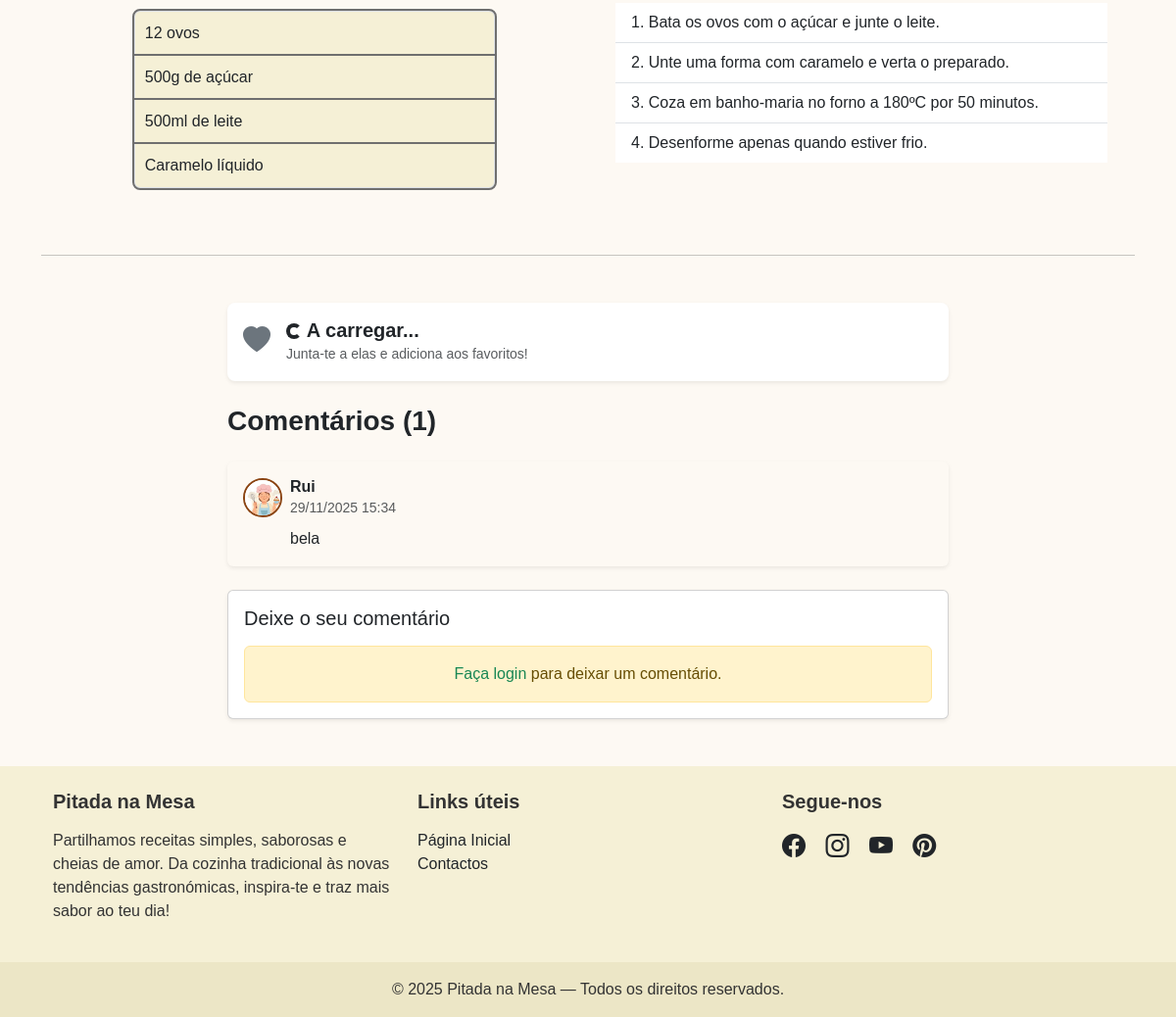
The page /receita.php?id=45 (lower part) on the database as committed earlier.
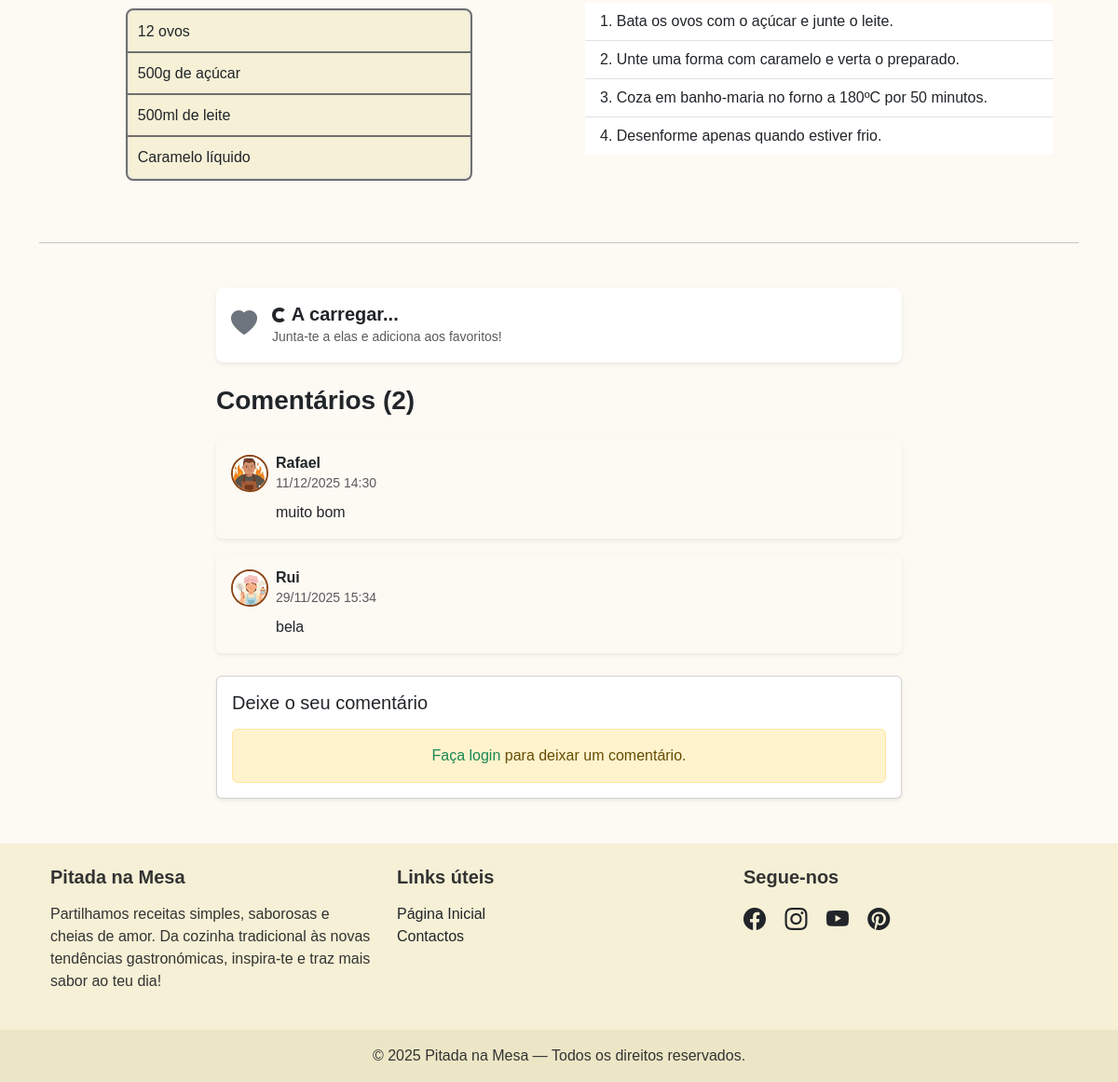
The same page on the database as committed later.
### tables this page shows
CREATE TABLE IF NOT EXISTS `ingredientes` (
  `id` int NOT NULL AUTO_INCREMENT,
  `id_receita` int NOT NULL,
  `nome` varchar(255) NOT NULL,
  PRIMARY KEY (`id`)
);

CREATE TABLE IF NOT EXISTS `preparacao` (
  `id` int NOT NULL AUTO_INCREMENT,
  `id_receita` int NOT NULL,
  `passo` text NOT NULL,
  `ordem` int NOT NULL,
  PRIMARY KEY (`id`)
);

CREATE TABLE IF NOT EXISTS `comentarios` (
  `id` int NOT NULL AUTO_INCREMENT,
  `id_receita` int NOT NULL,
  `id_utilizador` int NOT NULL,
  `comentario` text NOT NULL,
  `data_comentario` datetime DEFAULT CURRENT_TIMESTAMP,
  PRIMARY KEY (`id`)
);

CREATE TABLE IF NOT EXISTS `dados_perfil` (
  `id` int NOT NULL AUTO_INCREMENT,
  `id_utilizador` int NOT NULL,
  `idade` int DEFAULT NULL,
  `prato_favorito` varchar(255) DEFAULT NULL,
  `avatar` varchar(50) DEFAULT 'avpadrao.jpg',
  PRIMARY KEY (`id`)
);

CREATE TABLE IF NOT EXISTS `utilizadores` (
  `iduser` int NOT NULL AUTO_INCREMENT,
  `utilizador` varchar(100) NOT NULL,
  `email` varchar(100) NOT NULL,
  `pass` varchar(60) NOT NULL,
  `estado` tinyint(1) DEFAULT '1',
  PRIMARY KEY (`iduser`) USING BTREE,
  UNIQUE KEY `email` (`email`)
);

### receita.php (the view, shortened to what the changed rows need)
<?php
require('includes/connection.php');
$id_receita = $_GET['id'];
$stmtIng = $dbh->prepare("SELECT * FROM ingredientes WHERE id_receita = ?");
$stmtIng->execute([$id_receita]);
$ingredientes = $stmtIng->fetchAll(PDO::FETCH_ASSOC);
$stmtPrep = $dbh->prepare("SELECT * FROM preparacao WHERE id_receita = ? ORDER BY ordem ASC");
$stmtPrep->execute([$id_receita]);
$passos = $stmtPrep->fetchAll(PDO::FETCH_ASSOC);
$sqlComentarios = "
    SELECT c.*, u.utilizador, dp.avatar
    FROM comentarios c
    JOIN utilizadores u ON c.id_utilizador = u.iduser
    LEFT JOIN dados_perfil dp ON u.iduser = dp.id_utilizador
    WHERE c.id_receita = ?
    ORDER BY c.data_comentario DESC
";
$stmtComments = $dbh->prepare($sqlComentarios);
$stmtComments->execute([$id_receita]);
$lista_comentarios = $stmtComments->fetchAll(PDO::FETCH_ASSOC);
?>
<!DOCTYPE html>
<html lang="pt">
<head>
  <link href="css/bootstrap.min.css" rel="stylesheet">
  <link href="css/bootstrap-icons.min.css" rel="stylesheet">
  <link href="css/style.css" rel="stylesheet">
</head>
<body>
<div class="container">
        <div class="container overflow-hidden">
            <div class="row gx-4 py-1 align-items-start">
                <div class="col-12 col-md-6 d-flex flex-column align-items-center">
                    <div class="p-3 w-75 mt-2 mx-auto">
                        <ul class="list-group">
                            <?php foreach($ingredientes as $ing): ?>
                                <li class="list-group-item bg-receita"><?php echo htmlspecialchars($ing['nome']); ?></li>
                            <?php endforeach; ?>
                        </ul>
                    </div>
                </div>
                <div class="col-12 col-md-6">
                    <div class="p-3">
                        <ul class="list-group list-group-flush list-group-numbered">
                            <?php foreach($passos as $passo): ?>
                                <li class="list-group-item"><?php echo htmlspecialchars($passo['passo']); ?></li>
                            <?php endforeach; ?>
                        </ul>
                    </div>
                </div>
            </div>
        </div>
        <div class="row justify-content-center mb-5">
            <div class="col-md-8">
                <div class="d-flex align-items-center mb-4 p-3 rounded-3 shadow-sm" style="background-color: white;">
                    <div class="me-3">
                    </div>
                    <div>
                    </div>
                </div>
                <h3 class="fw-bold mb-4">Comentários (<?php echo count($lista_comentarios); ?>)</h3>
                <div class="mb-4" id="lista-comentarios">
                    <?php if (count($lista_comentarios) > 0): ?>
                        <?php foreach($lista_comentarios as $com): ?>
                            <?php
                                $avatar_final = "imgs/avatar/avpadrao.jpg";
                                $avatar_db = $com['avatar'];
                                if (!empty($avatar_db) && $avatar_db != 'default') {
                                    if (file_exists("imgs/avatar/" . $avatar_db)) {
                                        $avatar_final = "imgs/avatar/" . $avatar_db;
                                    } elseif (file_exists($avatar_db)) {
                                        $avatar_final = $avatar_db;
                                    }
                                }
                            ?>
                            <div class="card mb-3 border-0 shadow-sm comentario-item" style="background-color: rgb(253, 249, 243);">
                                <div class="card-body">
                                    <div class="d-flex align-items-center mb-2">
                                        <img src="<?php echo $avatar_final; ?>" class="rounded-circle me-2" width="40" height="40" style="object-fit: cover; border: 2px solid #8B4513;">
                                        <div>
                                            <h6 class="fw-bold mb-0"><?php echo htmlspecialchars($com['utilizador']); ?></h6>
                                            <small class="text-muted"><?php echo date('d/m/Y H:i', strtotime($com['data_comentario'])); ?></small>
                                        </div>
                                    </div>
                                    <p class="card-text ps-5"><?php echo nl2br(htmlspecialchars($com['comentario'])); ?></p>
                                </div>
                            </div>
                        <?php endforeach; ?>
                    <?php else: ?>
                        <p class="text-muted fst-italic">Ainda não existem comentários. Seja o primeiro!</p>
                    <?php endif; ?>
                </div>
                <div class="card shadow-sm">
                    <div class="card-body">
                    </div>
                </div>
            </div>
        </div>
    </div>
</body>
</html>

Rows that differ between the two databases and show on the page:
added comentarios: dados_perfil.avatar (picture), id_utilizador.utilizador "Rafael", data_comentario "11/12/2025 14:30", comentario "muito bom"
Other text that changed with them:
count($lista_comentarios): "1" → "2"
